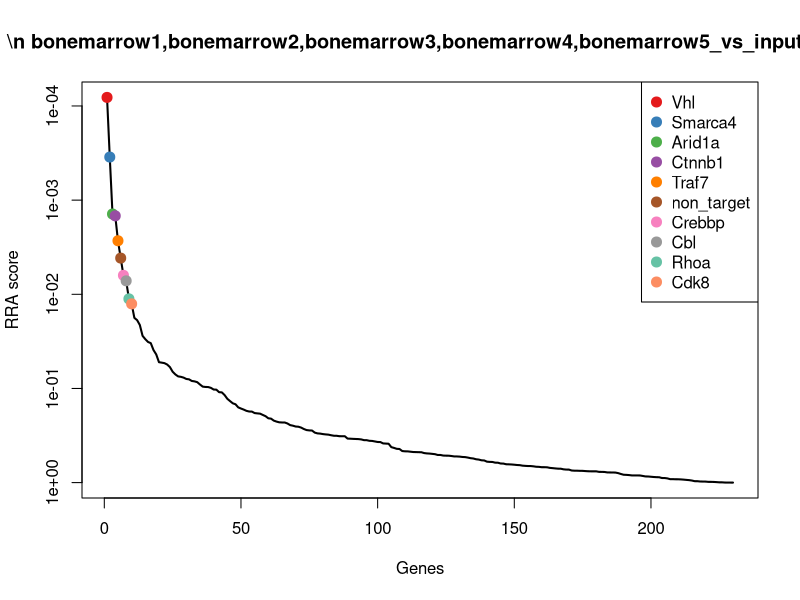
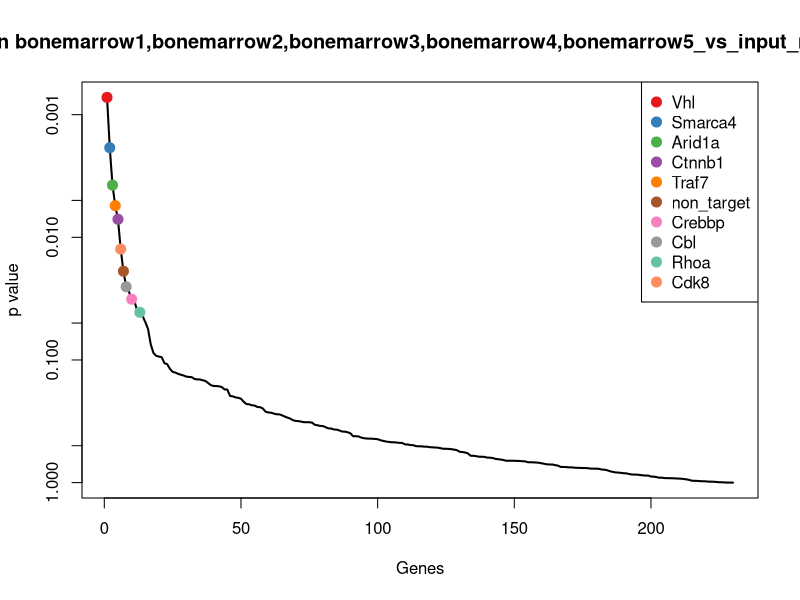
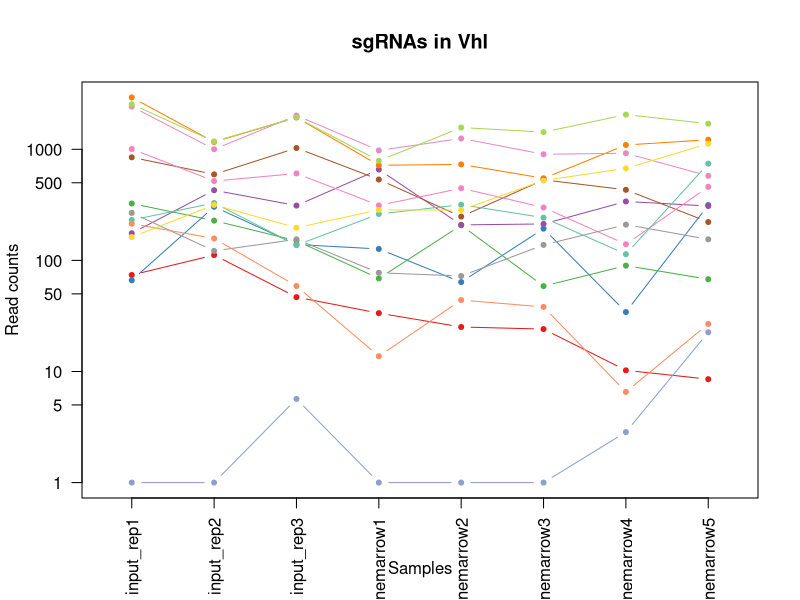
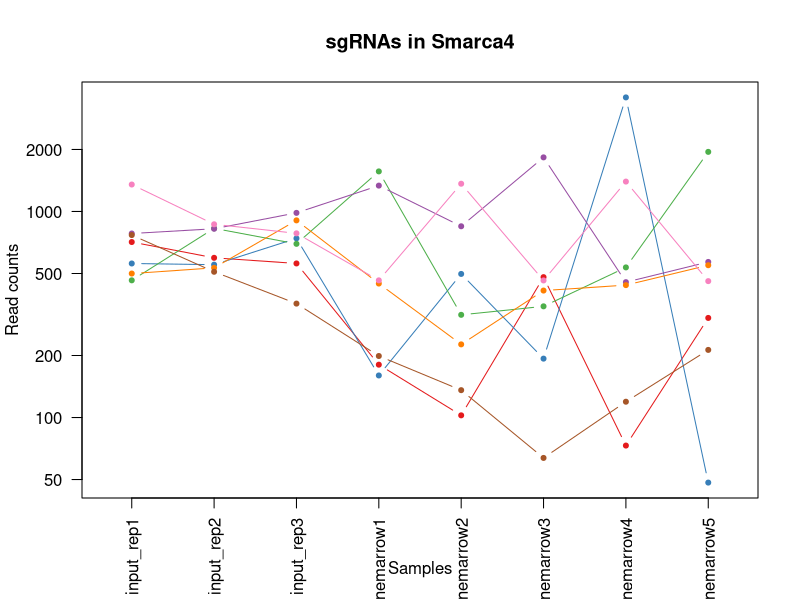
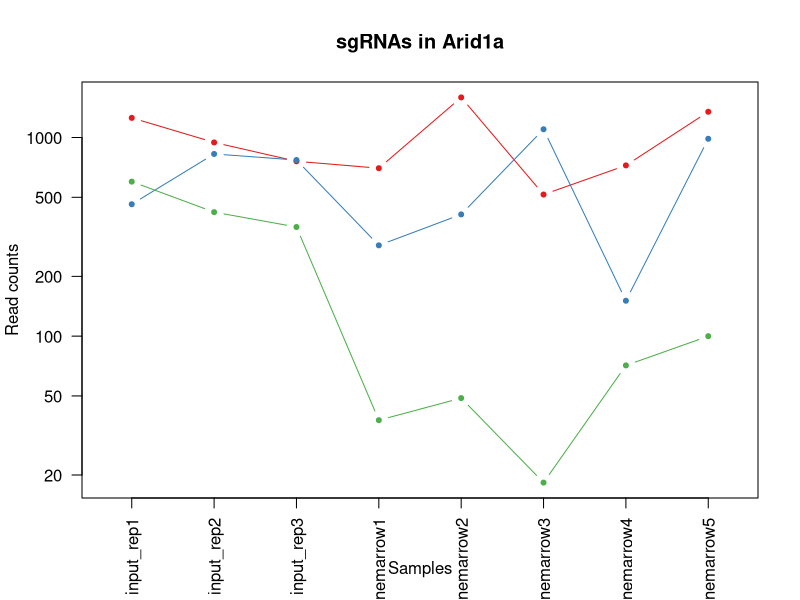
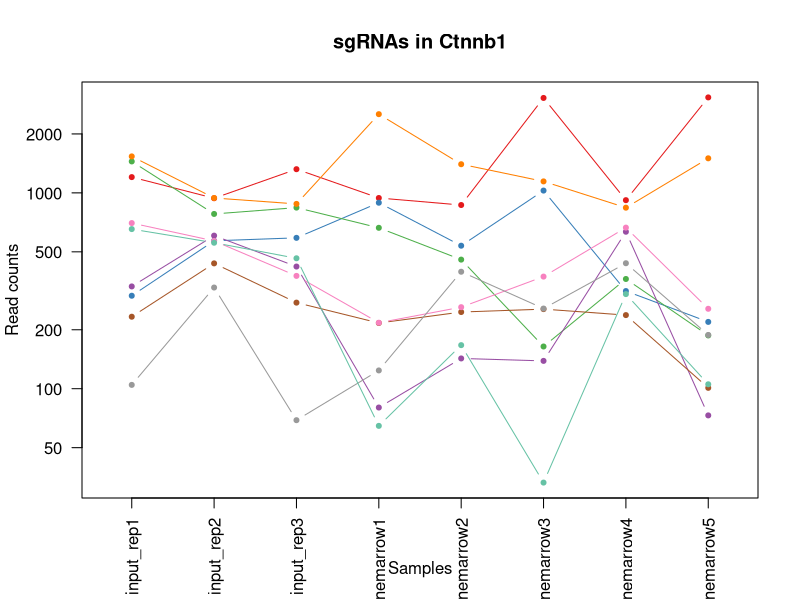
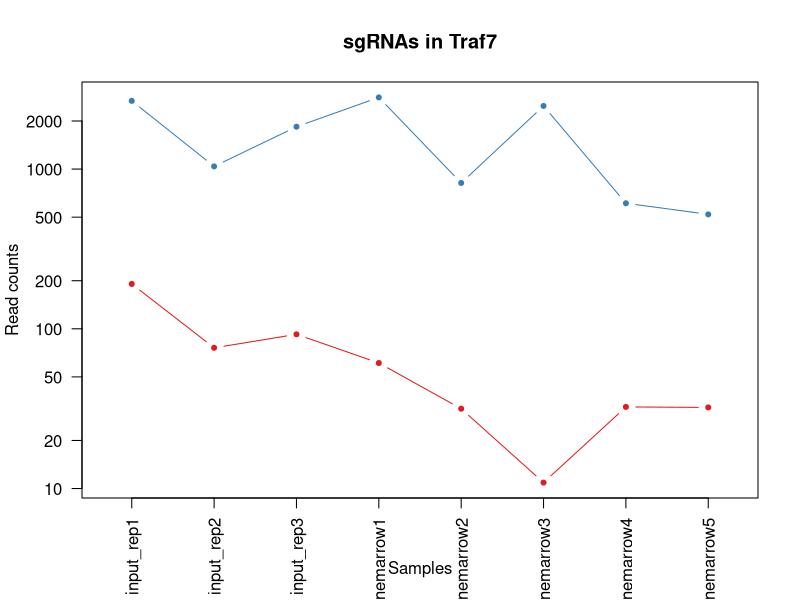
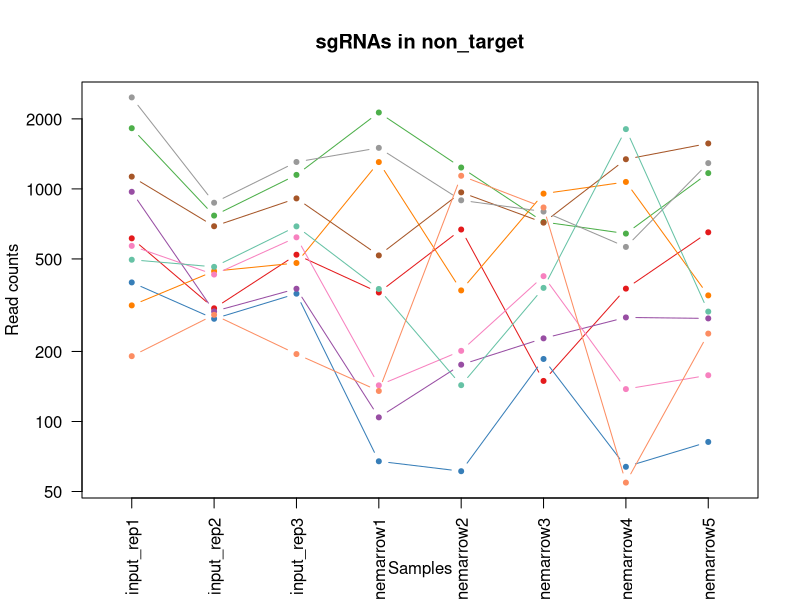

These charts were generated, in order, by the following R code: (Note: this script raises an error after producing the figures.)
pdf(file='ABE_bonemarrow_input.pdf',width=4.5,height=4.5);
gstable=read.table('ABE_bonemarrow_input.gene_summary.txt',header=T)
# 
#
# parameters
# Do not modify the variables beginning with "__"

# gstablename='__GENE_SUMMARY_FILE__'
startindex=3
# outputfile='__OUTPUT_FILE__'
targetgenelist=c("Vhl","Smarca4","Arid1a","Ctnnb1","Traf7","non_target","Crebbp","Cbl","Rhoa","Cdk8")
# samplelabel=sub('.\\w+.\\w+$','',colnames(gstable)[startindex]);
samplelabel='bonemarrow1,bonemarrow2,bonemarrow3,bonemarrow4,bonemarrow5_vs_input_rep1,input_rep2,input_rep3 neg.'


# You need to write some codes in front of this code:
# gstable=read.table(gstablename,header=T)
# pdf(file=outputfile,width=6,height=6)


# set up color using RColorBrewer
#library(RColorBrewer)
#colors <- brewer.pal(length(targetgenelist), "Set1")

colors=c( "#E41A1C", "#377EB8", "#4DAF4A", "#984EA3", "#FF7F00",  "#A65628", "#F781BF",
          "#999999", "#66C2A5", "#FC8D62", "#8DA0CB", "#E78AC3", "#A6D854", "#FFD92F", "#E5C494", "#B3B3B3", 
          "#8DD3C7", "#FFFFB3", "#BEBADA", "#FB8072", "#80B1D3", "#FDB462", "#B3DE69", "#FCCDE5",
          "#D9D9D9", "#BC80BD", "#CCEBC5", "#FFED6F")

######
# function definition

plotrankedvalues<-function(val, tglist, ...){
  
  plot(val,log='y',ylim=c(max(val),min(val)),type='l',lwd=2, ...)
  if(length(tglist)>0){
    for(i in 1:length(tglist)){
      targetgene=tglist[i];
      tx=which(names(val)==targetgene);ty=val[targetgene];
      points(tx,ty,col=colors[(i %% length(colors)) ],cex=2,pch=20)
      # text(tx+50,ty,targetgene,col=colors[i])
    }
    legend('topright',tglist,pch=20,pt.cex = 2,cex=1,col=colors)
  }
}



plotrandvalues<-function(val,targetgenelist, ...){
  # choose the one with the best distance distribution
  
  mindiffvalue=0;
  randval=val;
  for(i in 1:20){
    randval0=sample(val)
    vindex=sort(which(names(randval0) %in% targetgenelist))
    if(max(vindex)>0.9*length(val)){
      # print('pass...')
      next;
    }
    mindiffind=min(diff(vindex));
    if (mindiffind > mindiffvalue){
      mindiffvalue=mindiffind;
      randval=randval0;
      # print(paste('Diff: ',mindiffvalue))
    }
  }
  plot(randval,log='y',ylim=c(max(randval),min(randval)),pch=20,col='grey', ...)
  
  if(length(targetgenelist)>0){
    for(i in 1:length(targetgenelist)){
      targetgene=targetgenelist[i];
      tx=which(names(randval)==targetgene);ty=randval[targetgene];
      points(tx,ty,col=colors[(i %% length(colors)) ],cex=2,pch=20)
      text(tx+50,ty,targetgene,col=colors[i])
    }
  }
  
}




# set.seed(1235)



pvec=gstable[,startindex]
names(pvec)=gstable[,'id']
pvec=sort(pvec);

plotrankedvalues(pvec,targetgenelist,xlab='Genes',ylab='RRA score',main=paste('Distribution of RRA scores in \\n',samplelabel))

# plotrandvalues(pvec,targetgenelist,xlab='Genes',ylab='RRA score',main=paste('Distribution of RRA scores in \\n',samplelabel))


pvec=gstable[,startindex+1]
names(pvec)=gstable[,'id']
pvec=sort(pvec);

plotrankedvalues(pvec,targetgenelist,xlab='Genes',ylab='p value',main=paste('Distribution of p values in \\n',samplelabel))

# plotrandvalues(pvec,targetgenelist,xlab='Genes',ylab='p value',main=paste('Distribution of p values in \\n',samplelabel))



# you need to write after this code:
# dev.off()






# parameters
# Do not modify the variables beginning with "__"
targetmat=list(c(72.89964469917605,110.71803870242583,45.68815682276129,32.508090249581684,24.159436141375046,23.0864153639683,9.243339641027298,7.529417126415846),c(65.22599788873646,302.87331248349545,137.99688183201368,125.79217531359868,62.81453396757512,192.11195642159333,33.27602270769827,314.08425727334674),c(324.2115777410724,226.9262280843108,149.18581819677155,67.84297095564872,206.16052173973372,57.71603840992075,88.73606055386205,66.68912311968322),c(174.57546493750053,427.3167278845691,310.4929841220308,656.5220835187257,207.77115081582542,211.9003124478519,338.3062308615991,307.6304711649903),c(2931.333081587921,1162.9969189320927,1935.685991103111,717.298078333161,730.1518478282237,547.4778500598196,1092.5627455694266,1218.6899434613076),c(846.0195608509641,593.8512984948295,1026.5849114665343,533.5566986616124,246.9631250007227,530.1630385368434,430.73962727187205,220.50435870217837),c(1005.2477321675855,516.9891889824016,605.1349750606546,311.65364782751135,445.0705013599981,298.474370062733,138.65009461540947,458.21881369330725),c(266.65922666277555,120.78331494810091,153.84787501542067,76.32334232510482,71.40455570673069,136.8694625149549,208.8994758872169,153.81523558249515),c(230.20940431318752,327.57899054106156,136.13205910455406,260.7714196107748,316.2201752726645,241.5828464872397,112.76874362053303,742.1854024609905),c(212.94369898969845,156.46929436458527,57.80950455124898,12.720557054184136,42.950108695777864,37.10316754923476,5.546003784616378,25.815144433425758),c(0.0,0.0,4.662056818649111,0.0,0.0,0.0,1.8486679282054594,21.512620361188134),c(2424.872392098908,1000.1224487748052,2011.2113115652267,975.9494051015718,1251.4587921232276,901.1947140291911,920.6366282463188,575.4625946617825),c(2541.895505958112,1175.8072705174975,1934.7535797393812,787.9678397452951,1568.7527201132864,1427.2351783938973,2052.02140030806,1699.4970085338625),c(161.14658301923126,314.7686389556569,195.80638638326266,284.09244087677905,282.9338410334367,523.5669198614239,672.9151258667872,1122.9587828540205))
targetgene="Vhl"
collabel=c("input_rep1","input_rep2","input_rep3","bonemarrow1","bonemarrow2","bonemarrow3","bonemarrow4","bonemarrow5")

# set up color using RColorBrewer
#library(RColorBrewer)
#colors <- brewer.pal(length(targetgenelist), "Set1")

colors=c( "#E41A1C", "#377EB8", "#4DAF4A", "#984EA3", "#FF7F00",  "#A65628", "#F781BF",
          "#999999", "#66C2A5", "#FC8D62", "#8DA0CB", "#E78AC3", "#A6D854", "#FFD92F", "#E5C494", "#B3B3B3", 
          "#8DD3C7", "#FFFFB3", "#BEBADA", "#FB8072", "#80B1D3", "#FDB462", "#B3DE69", "#FCCDE5",
          "#D9D9D9", "#BC80BD", "#CCEBC5", "#FFED6F")


## code

targetmatvec=unlist(targetmat)+1
yrange=range(targetmatvec[targetmatvec>0]);
# yrange[1]=1; # set the minimum value to 1
for(i in 1:length(targetmat)){
  vali=targetmat[[i]]+1;
  if(i==1){
    plot(1:length(vali),vali,type='b',las=1,pch=20,main=paste('sgRNAs in',targetgene),ylab='Read counts',xlab='Samples',xlim=c(0.7,length(vali)+0.3),ylim = yrange,col=colors[(i %% length(colors))],xaxt='n',log='y')
    axis(1,at=1:length(vali),labels=(collabel),las=2)
    # lines(0:100,rep(1,101),col='black');
  }else{
    lines(1:length(vali),vali,type='b',pch=20,col=colors[(i %% length(colors))])
  }
}




# parameters
# Do not modify the variables beginning with "__"
targetmat=list(c(709.8123299656614,594.7663236080726,558.5144068741636,179.5011939868206,101.46963179377519,479.0431188023422,72.09804920001292,303.32794709275265),c(558.2578054594798,550.8451181723996,739.4022114377491,159.0069631773017,496.6106317949315,192.11195642159333,3577.172441077564,47.32776479461389),c(462.3372203289849,827.1827023718425,695.5788773424474,1563.9218200505275,314.0726698378756,345.47171562509703,534.2650312513778,1945.8165116694665),c(780.7935629622276,823.5226019188698,983.6939887349624,1334.2450954610918,846.6540176655211,1829.5984175944877,452.92364241033755,567.9331775353667),c(498.78704267857296,531.6295907942927,904.4390228179276,445.9261945105661,225.48807065283378,412.25741721371963,438.1342989846939,547.4961881922379),c(767.3646810439584,508.7539629632129,356.1811409447921,197.87533195397546,134.75596603300303,62.66312741648538,118.3147474051494,211.8993105577031),c(1350.5618386373667,865.6137571280565,782.2931341693209,462.18023963535694,1362.5921983735527,461.728307279366,1395.7442857951219,458.21881369330725))
targetgene="Smarca4"
collabel=c("input_rep1","input_rep2","input_rep3","bonemarrow1","bonemarrow2","bonemarrow3","bonemarrow4","bonemarrow5")

# set up color using RColorBrewer
#library(RColorBrewer)
#colors <- brewer.pal(length(targetgenelist), "Set1")

colors=c( "#E41A1C", "#377EB8", "#4DAF4A", "#984EA3", "#FF7F00",  "#A65628", "#F781BF",
          "#999999", "#66C2A5", "#FC8D62", "#8DA0CB", "#E78AC3", "#A6D854", "#FFD92F", "#E5C494", "#B3B3B3", 
          "#8DD3C7", "#FFFFB3", "#BEBADA", "#FB8072", "#80B1D3", "#FDB462", "#B3DE69", "#FCCDE5",
          "#D9D9D9", "#BC80BD", "#CCEBC5", "#FFED6F")


## code

targetmatvec=unlist(targetmat)+1
yrange=range(targetmatvec[targetmatvec>0]);
# yrange[1]=1; # set the minimum value to 1
for(i in 1:length(targetmat)){
  vali=targetmat[[i]]+1;
  if(i==1){
    plot(1:length(vali),vali,type='b',las=1,pch=20,main=paste('sgRNAs in',targetgene),ylab='Read counts',xlab='Samples',xlim=c(0.7,length(vali)+0.3),ylim = yrange,col=colors[(i %% length(colors))],xaxt='n',log='y')
    axis(1,at=1:length(vali),labels=(collabel),las=2)
    # lines(0:100,rep(1,101),col='black');
  }else{
    lines(1:length(vali),vali,type='b',pch=20,col=colors[(i %% length(colors))])
  }
}




# parameters
# Do not modify the variables beginning with "__"
targetmat=list(c(1254.6412535068719,943.3908917537275,758.0504387123455,699.6306379801275,1590.7646508198725,515.3217715171495,722.8291599283347,1346.690034610377),c(460.41880862637504,825.3526521453562,769.2393750771033,285.50583610502173,409.0997853272841,1099.0782742917766,149.74210218464222,984.2023815243571),c(598.5444512142875,419.9965269786236,353.38390685360264,36.748275934309724,47.78199592405287,17.314811522976225,70.24938127180747,98.95805366146541))
targetgene="Arid1a"
collabel=c("input_rep1","input_rep2","input_rep3","bonemarrow1","bonemarrow2","bonemarrow3","bonemarrow4","bonemarrow5")

# set up color using RColorBrewer
#library(RColorBrewer)
#colors <- brewer.pal(length(targetgenelist), "Set1")

colors=c( "#E41A1C", "#377EB8", "#4DAF4A", "#984EA3", "#FF7F00",  "#A65628", "#F781BF",
          "#999999", "#66C2A5", "#FC8D62", "#8DA0CB", "#E78AC3", "#A6D854", "#FFD92F", "#E5C494", "#B3B3B3", 
          "#8DD3C7", "#FFFFB3", "#BEBADA", "#FB8072", "#80B1D3", "#FDB462", "#B3DE69", "#FCCDE5",
          "#D9D9D9", "#BC80BD", "#CCEBC5", "#FFED6F")


## code

targetmatvec=unlist(targetmat)+1
yrange=range(targetmatvec[targetmatvec>0]);
# yrange[1]=1; # set the minimum value to 1
for(i in 1:length(targetmat)){
  vali=targetmat[[i]]+1;
  if(i==1){
    plot(1:length(vali),vali,type='b',las=1,pch=20,main=paste('sgRNAs in',targetgene),ylab='Read counts',xlab='Samples',xlim=c(0.7,length(vali)+0.3),ylim = yrange,col=colors[(i %% length(colors))],xaxt='n',log='y')
    axis(1,at=1:length(vali),labels=(collabel),las=2)
    # lines(0:100,rep(1,101),col='black');
  }else{
    lines(1:length(vali),vali,type='b',pch=20,col=colors[(i %% length(colors))])
  }
}




# parameters
# Do not modify the variables beginning with "__"
targetmat=list(c(1202.8441375364048,937.9007410742684,1320.2944910414283,940.6145243955048,865.9815665786211,3052.35391705038,916.9392923899079,3072.002187577665),c(297.35381390453387,568.2305953240202,588.3515705135178,889.7322961787683,536.3394823385261,1026.520968862162,314.2735477949281,218.35309666605954),c(1446.4824237678615,779.6013964831968,840.1026387205699,662.1756644316964,455.27115217524533,163.25393721663298,362.3389139282701,186.08416612427735),c(331.885224551512,603.9165747405045,419.58511367842,79.15013278159019,141.73535869606695,137.69397734938235,632.2444314462672,72.06727820998024),c(1534.7293620879168,940.645816413998,877.3990932697627,2522.2037847990655,1399.636667123661,1143.6020753508583,839.2952394052786,1500.5052701928723),c(232.1278160157974,435.5519539037578,274.12894093656774,215.542772307009,245.35249592463103,253.95056900365128,236.6294948102988,100.03368467952481),c(700.220271452612,567.315570210777,375.76177958311837,216.24946992113033,259.84815760945605,372.6807051612025,663.6717862257599,254.92455128007938),c(103.59423194093438,327.57899054106156,68.06602955227703,122.96538485711332,394.6041236424591,255.59959867250615,436.28563105648846,187.15979714233674),c(652.2599788873646,555.4202437386156,462.4760364099918,63.602785270920684,165.894794837442,32.15607854267013,303.18154022569536,104.33620875176244))
targetgene="Ctnnb1"
collabel=c("input_rep1","input_rep2","input_rep3","bonemarrow1","bonemarrow2","bonemarrow3","bonemarrow4","bonemarrow5")

# set up color using RColorBrewer
#library(RColorBrewer)
#colors <- brewer.pal(length(targetgenelist), "Set1")

colors=c( "#E41A1C", "#377EB8", "#4DAF4A", "#984EA3", "#FF7F00",  "#A65628", "#F781BF",
          "#999999", "#66C2A5", "#FC8D62", "#8DA0CB", "#E78AC3", "#A6D854", "#FFD92F", "#E5C494", "#B3B3B3", 
          "#8DD3C7", "#FFFFB3", "#BEBADA", "#FB8072", "#80B1D3", "#FDB462", "#B3DE69", "#FCCDE5",
          "#D9D9D9", "#BC80BD", "#CCEBC5", "#FFED6F")


## code

targetmatvec=unlist(targetmat)+1
yrange=range(targetmatvec[targetmatvec>0]);
# yrange[1]=1; # set the minimum value to 1
for(i in 1:length(targetmat)){
  vali=targetmat[[i]]+1;
  if(i==1){
    plot(1:length(vali),vali,type='b',las=1,pch=20,main=paste('sgRNAs in',targetgene),ylab='Read counts',xlab='Samples',xlim=c(0.7,length(vali)+0.3),ylim = yrange,col=colors[(i %% length(colors))],xaxt='n',log='y')
    axis(1,at=1:length(vali),labels=(collabel),las=2)
    # lines(0:100,rep(1,101),col='black');
  }else{
    lines(1:length(vali),vali,type='b',pch=20,col=colors[(i %% length(colors))])
  }
}




# parameters
# Do not modify the variables beginning with "__"
targetmat=list(c(189.92275855837968,75.03205928594147,91.37631364552259,60.069297200313976,30.601952445741727,9.89417801312927,31.42735477949281,31.193299523722793),c(2672.347501735585,1038.5535035310193,1840.5800320026692,2809.12301613233,817.662694295871,2483.438681295447,610.0604163078016,519.5297817226934))
targetgene="Traf7"
collabel=c("input_rep1","input_rep2","input_rep3","bonemarrow1","bonemarrow2","bonemarrow3","bonemarrow4","bonemarrow5")

# set up color using RColorBrewer
#library(RColorBrewer)
#colors <- brewer.pal(length(targetgenelist), "Set1")

colors=c( "#E41A1C", "#377EB8", "#4DAF4A", "#984EA3", "#FF7F00",  "#A65628", "#F781BF",
          "#999999", "#66C2A5", "#FC8D62", "#8DA0CB", "#E78AC3", "#A6D854", "#FFD92F", "#E5C494", "#B3B3B3", 
          "#8DD3C7", "#FFFFB3", "#BEBADA", "#FB8072", "#80B1D3", "#FDB462", "#B3DE69", "#FCCDE5",
          "#D9D9D9", "#BC80BD", "#CCEBC5", "#FFED6F")


## code

targetmatvec=unlist(targetmat)+1
yrange=range(targetmatvec[targetmatvec>0]);
# yrange[1]=1; # set the minimum value to 1
for(i in 1:length(targetmat)){
  vali=targetmat[[i]]+1;
  if(i==1){
    plot(1:length(vali),vali,type='b',las=1,pch=20,main=paste('sgRNAs in',targetgene),ylab='Read counts',xlab='Samples',xlim=c(0.7,length(vali)+0.3),ylim = yrange,col=colors[(i %% length(colors))],xaxt='n',log='y')
    axis(1,at=1:length(vali),labels=(collabel),las=2)
    # lines(0:100,rep(1,101),col='black');
  }else{
    lines(1:length(vali),vali,type='b',pch=20,col=colors[(i %% length(colors))])
  }
}




# parameters
# Do not modify the variables beginning with "__"
targetmat=list(c(611.9733331325568,305.618387823225,520.2855409612408,357.5889927453985,667.8741902193458,148.41267019693905,371.58225356929734,649.6811349078816),c(395.1928107376386,275.4225590861998,353.38390685360264,66.42957572740605,60.130152174089005,184.6913229117464,62.85470955898562,80.67232635445549),c(1822.491117479401,766.7910448977922,1147.7983887514113,2129.2799113476003,1234.8156250036136,719.8014504551544,641.4877710872944,1168.1352856125156),c(970.7163215206074,296.46813669079313,371.0997227644693,103.17785166171578,174.48481657659755,226.7415794675458,279.1488571590244,276.4371716412675),c(314.6195192280229,441.95712969646013,479.2594409571286,1303.1504004397527,365.07592391411185,953.1391485981197,1070.378730430961,347.42881883318836),c(1128.0260811346188,689.9289353853643,909.1010796365767,516.5959559227002,965.3036929376075,714.8543614485898,1340.2842479489582,1567.1943933125556),c(567.8498639725292,427.3167278845691,618.1887341528721,142.04622043838953,200.2548817940643,420.502565557994,136.80142668720399,157.04212863667337),c(2472.8326846641557,871.1039078075156,1304.4434978580214,1500.3190347796067,892.2885081547851,798.1303597257612,561.9950501744597,1289.6815906532286),c(494.9502192733531,461.1726570745671,689.0519977963387,370.3095497995826,142.27223505476417,374.3297348300574,1806.148565856734,295.79852996633684),c(189.92275855837968,286.40286044511805,193.94156365580304,134.27254668305477,1137.6410040794162,831.1109531028587,53.61136991795832,237.71445499112886))
targetgene="non_target"
collabel=c("input_rep1","input_rep2","input_rep3","bonemarrow1","bonemarrow2","bonemarrow3","bonemarrow4","bonemarrow5")

# set up color using RColorBrewer
#library(RColorBrewer)
#colors <- brewer.pal(length(targetgenelist), "Set1")

colors=c( "#E41A1C", "#377EB8", "#4DAF4A", "#984EA3", "#FF7F00",  "#A65628", "#F781BF",
          "#999999", "#66C2A5", "#FC8D62", "#8DA0CB", "#E78AC3", "#A6D854", "#FFD92F", "#E5C494", "#B3B3B3", 
          "#8DD3C7", "#FFFFB3", "#BEBADA", "#FB8072", "#80B1D3", "#FDB462", "#B3DE69", "#FCCDE5",
          "#D9D9D9", "#BC80BD", "#CCEBC5", "#FFED6F")


## code

targetmatvec=unlist(targetmat)+1
yrange=range(targetmatvec[targetmatvec>0]);
# yrange[1]=1; # set the minimum value to 1
for(i in 1:length(targetmat)){
  vali=targetmat[[i]]+1;
  if(i==1){
    plot(1:length(vali),vali,type='b',las=1,pch=20,main=paste('sgRNAs in',targetgene),ylab='Read counts',xlab='Samples',xlim=c(0.7,length(vali)+0.3),ylim = yrange,col=colors[(i %% length(colors))],xaxt='n',log='y')
    axis(1,at=1:length(vali),labels=(collabel),las=2)
    # lines(0:100,rep(1,101),col='black');
  }else{
    lines(1:length(vali),vali,type='b',pch=20,col=colors[(i %% length(colors))])
  }
}




# parameters
# Do not modify the variables beginning with "__"
targetmat=list(c(435.4794564924464,392.5457735813279,309.56057275830096,178.08779875857792,119.7234279894808,48.64637523121891,175.62345317951863,145.2101874380199),c(1014.8397906806349,1201.4279736883068,1050.8276069235096,344.86843569121436,587.3427364147623,354.54137880379886,578.6330615283088,515.2272576504557),c(1030.187084301514,673.4584833469869,693.7140546149877,202.82221525282483,107.37527173944466,127.79979933625307,227.38615516927152,134.45387725742583),c(385.6007522245891,311.10853850268415,344.99220458003424,1047.3258641278271,425.20607608820086,4524.1128965033595,6755.032609662749,1762.9592385993674),c(170.73864153228072,363.26496995754593,465.2732705011813,212.00928423640227,154.6203913048003,94.81920595915551,214.44547967183328,254.92455128007938),c(49.878704267857294,424.57165254483954,438.23334095301647,319.4273215828461,184.1485910331476,291.87825138731347,120.16341533335486,328.06746050811904),c(94.0021734278849,600.2564742875318,717.9567500719631,1205.6261296910077,269.51193206600607,641.4725411845477,717.2831561437183,443.1599794404755),c(1780.2860600219833,1218.8134508399273,1097.4481751100009,558.9978127699807,1183.2754945686802,873.1612096586581,1981.7720190362525,953.0090820006343),c(778.8751512596177,817.1174261261675,933.343775093552,449.45968258117284,276.49132472907,664.558956548516,210.74814381542237,324.8405674539408),c(1262.3149003173114,707.3144125369848,869.9398023599242,473.4874014612984,957.250547557149,812.9716267454551,896.6039451796478,594.8239529868519),c(1519.3820684670375,855.5484808823815,1034.0442023763728,497.515120341424,1079.1214809814187,682.6982829059197,743.1645071385947,573.3113326256638),c(1147.2101981607177,1077.8995834004763,1331.4834274061861,997.150333525212,3796.789608706763,1471.758979452979,1356.9222593028073,960.5384991270502),c(2263.725809079677,1068.7493322680443,1600.9503115241048,1027.5383309324297,772.028203806607,751.9575289978246,1055.5893870053173,373.2439632666141),c(1433.0535418495922,948.8810424331866,986.4912228261519,1134.9563682788735,1996.6431779949733,401.5387243661629,449.22630655392663,1016.4713120661393),c(573.6050990803589,694.5040609515802,615.3915000616827,523.6629320639136,723.1724551651597,221.79449046098114,399.31227249237924,305.4792091288715),c(500.70545438118285,523.3943647751039,378.55901367430783,375.9631307125534,658.7472921214929,1039.7132062130008,310.5762119385172,618.4878353841589),c(356.82457668544066,632.2823532510433,602.3377409694651,983.0163812427852,407.48915625119247,274.5634398643373,327.21422329236634,305.4792091288715))
targetgene="Crebbp"
collabel=c("input_rep1","input_rep2","input_rep3","bonemarrow1","bonemarrow2","bonemarrow3","bonemarrow4","bonemarrow5")

# set up color using RColorBrewer
#library(RColorBrewer)
#colors <- brewer.pal(length(targetgenelist), "Set1")

colors=c( "#E41A1C", "#377EB8", "#4DAF4A", "#984EA3", "#FF7F00",  "#A65628", "#F781BF",
          "#999999", "#66C2A5", "#FC8D62", "#8DA0CB", "#E78AC3", "#A6D854", "#FFD92F", "#E5C494", "#B3B3B3", 
          "#8DD3C7", "#FFFFB3", "#BEBADA", "#FB8072", "#80B1D3", "#FDB462", "#B3DE69", "#FCCDE5",
          "#D9D9D9", "#BC80BD", "#CCEBC5", "#FFED6F")


## code

targetmatvec=unlist(targetmat)+1
yrange=range(targetmatvec[targetmatvec>0]);
# yrange[1]=1; # set the minimum value to 1
for(i in 1:length(targetmat)){
  vali=targetmat[[i]]+1;
  if(i==1){
    plot(1:length(vali),vali,type='b',las=1,pch=20,main=paste('sgRNAs in',targetgene),ylab='Read counts',xlab='Samples',xlim=c(0.7,length(vali)+0.3),ylim = yrange,col=colors[(i %% length(colors))],xaxt='n',log='y')
    axis(1,at=1:length(vali),labels=(collabel),las=2)
    # lines(0:100,rep(1,101),col='black');
  }else{
    lines(1:length(vali),vali,type='b',pch=20,col=colors[(i %% length(colors))])
  }
}




# parameters
# Do not modify the variables beginning with "__"
targetmat=list(c(590.870804403848,588.3611478153704,656.4176000657949,303.1732764580552,159.45227853307532,552.4249390663842,197.80746831798416,157.04212863667337),c(1028.2686725989042,703.6543120840121,807.4682409900261,723.6583568602531,1106.5021752749772,1927.7156828913528,1160.9634589130285,360.33639104990124),c(1131.8629045398386,887.574359845893,1213.9995955762286,1091.8478138174717,549.2245149472594,542.530761053255,617.4550880206234,235.56319295501007),c(255.14875644711614,376.99034665619376,88.57907955433312,71.37645902625543,161.06290760916698,258.89765801021593,99.82806812309481,122.62193605877236),c(567.8498639725292,218.6910020651221,189.27950683715392,207.76909855167423,252.86876494639216,79.15342410503416,199.65613624618962,402.2860007542181),c(552.50257035165,601.171499400775,871.8046250873838,432.49893984226065,410.1735380446786,531.8120682056983,595.2710728821579,841.143456122456))
targetgene="Cbl"
collabel=c("input_rep1","input_rep2","input_rep3","bonemarrow1","bonemarrow2","bonemarrow3","bonemarrow4","bonemarrow5")

# set up color using RColorBrewer
#library(RColorBrewer)
#colors <- brewer.pal(length(targetgenelist), "Set1")

colors=c( "#E41A1C", "#377EB8", "#4DAF4A", "#984EA3", "#FF7F00",  "#A65628", "#F781BF",
          "#999999", "#66C2A5", "#FC8D62", "#8DA0CB", "#E78AC3", "#A6D854", "#FFD92F", "#E5C494", "#B3B3B3", 
          "#8DD3C7", "#FFFFB3", "#BEBADA", "#FB8072", "#80B1D3", "#FDB462", "#B3DE69", "#FCCDE5",
          "#D9D9D9", "#BC80BD", "#CCEBC5", "#FFED6F")


## code

targetmatvec=unlist(targetmat)+1
yrange=range(targetmatvec[targetmatvec>0]);
# yrange[1]=1; # set the minimum value to 1
for(i in 1:length(targetmat)){
  vali=targetmat[[i]]+1;
  if(i==1){
    plot(1:length(vali),vali,type='b',las=1,pch=20,main=paste('sgRNAs in',targetgene),ylab='Read counts',xlab='Samples',xlim=c(0.7,length(vali)+0.3),ylim = yrange,col=colors[(i %% length(colors))],xaxt='n',log='y')
    axis(1,at=1:length(vali),labels=(collabel),las=2)
    # lines(0:100,rep(1,101),col='black');
  }else{
    lines(1:length(vali),vali,type='b',pch=20,col=colors[(i %% length(colors))])
  }
}




# parameters
# Do not modify the variables beginning with "__"
targetmat=list(c(512.2159245968422,710.0594878767145,594.8784500596266,1158.2773895448777,419.8373125012286,335.5775376119678,279.1488571590244,187.15979714233674),c(1216.273019454674,860.1236064485973,1779.9732933602306,192.92844865512606,180.92733288096426,266.31829152006287,162.68277768208043,651.8323969440004),c(564.0130405673094,353.19969371187085,253.61589093451164,294.69290508859916,561.0357948385983,901.1947140291911,221.84015138465514,1983.4635973015459),c(136.2072308853026,372.4152210899778,211.65737956666965,509.5289797814868,153.54663858740585,344.6472007906696,194.11013246157324,320.5380433817032),c(310.78269582280313,520.6492894353744,324.47915457797814,303.8799740721766,830.0108505459071,244.88090582494945,277.30018923081894,364.6389151221388),c(936.1849108736292,850.9733553161655,740.3346228014789,641.6814336221776,469.7668138600704,625.8067593304264,576.7843936001034,405.5128938083963),c(1105.0051407033,807.0521498804924,1023.7876773753449,1640.9518599897535,535.8026059798289,1082.5879776032277,574.9357256718979,1056.2696597343372),c(821.0802087170355,1070.5793824945308,1487.1961251490666,1180.1850155826394,1289.5770135907303,753.6065586666795,1009.3726888001809,2299.6991166110115))
targetgene="Rhoa"
collabel=c("input_rep1","input_rep2","input_rep3","bonemarrow1","bonemarrow2","bonemarrow3","bonemarrow4","bonemarrow5")

# set up color using RColorBrewer
#library(RColorBrewer)
#colors <- brewer.pal(length(targetgenelist), "Set1")

colors=c( "#E41A1C", "#377EB8", "#4DAF4A", "#984EA3", "#FF7F00",  "#A65628", "#F781BF",
          "#999999", "#66C2A5", "#FC8D62", "#8DA0CB", "#E78AC3", "#A6D854", "#FFD92F", "#E5C494", "#B3B3B3", 
          "#8DD3C7", "#FFFFB3", "#BEBADA", "#FB8072", "#80B1D3", "#FDB462", "#B3DE69", "#FCCDE5",
          "#D9D9D9", "#BC80BD", "#CCEBC5", "#FFED6F")


## code

targetmatvec=unlist(targetmat)+1
yrange=range(targetmatvec[targetmatvec>0]);
# yrange[1]=1; # set the minimum value to 1
for(i in 1:length(targetmat)){
  vali=targetmat[[i]]+1;
  if(i==1){
    plot(1:length(vali),vali,type='b',las=1,pch=20,main=paste('sgRNAs in',targetgene),ylab='Read counts',xlab='Samples',xlim=c(0.7,length(vali)+0.3),ylim = yrange,col=colors[(i %% length(colors))],xaxt='n',log='y')
    axis(1,at=1:length(vali),labels=(collabel),las=2)
    # lines(0:100,rep(1,101),col='black');
  }else{
    lines(1:length(vali),vali,type='b',pch=20,col=colors[(i %% length(colors))])
  }
}




# parameters
# Do not modify the variables beginning with "__"
targetmat=list(c(38.36823405219792,300.1282371437659,201.4008545656416,243.81067687186263,71.94143206542792,60.18958291320306,33.27602270769827,22.588251379247538))
targetgene="Cdk8"
collabel=c("input_rep1","input_rep2","input_rep3","bonemarrow1","bonemarrow2","bonemarrow3","bonemarrow4","bonemarrow5")

# set up color using RColorBrewer
#library(RColorBrewer)
#colors <- brewer.pal(length(targetgenelist), "Set1")

colors=c( "#E41A1C", "#377EB8", "#4DAF4A", "#984EA3", "#FF7F00",  "#A65628", "#F781BF",
          "#999999", "#66C2A5", "#FC8D62", "#8DA0CB", "#E78AC3", "#A6D854", "#FFD92F", "#E5C494", "#B3B3B3", 
          "#8DD3C7", "#FFFFB3", "#BEBADA", "#FB8072", "#80B1D3", "#FDB462", "#B3DE69", "#FCCDE5",
          "#D9D9D9", "#BC80BD", "#CCEBC5", "#FFED6F")


## code

targetmatvec=unlist(targetmat)+1
yrange=range(targetmatvec[targetmatvec>0]);
# yrange[1]=1; # set the minimum value to 1
for(i in 1:length(targetmat)){
  vali=targetmat[[i]]+1;
  if(i==1){
    plot(1:length(vali),vali,type='b',las=1,pch=20,main=paste('sgRNAs in',targetgene),ylab='Read counts',xlab='Samples',xlim=c(0.7,length(vali)+0.3),ylim = yrange,col=colors[(i %% length(colors))],xaxt='n',log='y')
    axis(1,at=1:length(vali),labels=(collabel),las=2)
    # lines(0:100,rep(1,101),col='black');
  }else{
    lines(1:length(vali),vali,type='b',pch=20,col=colors[(i %% length(colors))])
  }
}



# 
#
# parameters
# Do not modify the variables beginning with "__"

# gstablename='__GENE_SUMMARY_FILE__'
startindex=9
# outputfile='__OUTPUT_FILE__'
targetgenelist=c("Myd88","Keap1","Syk","Rbm10","Arid5b","Ep300","Smo","Erbb3","Ret","Lck")
# samplelabel=sub('.\\w+.\\w+$','',colnames(gstable)[startindex]);
samplelabel='bonemarrow1,bonemarrow2,bonemarrow3,bonemarrow4,bonemarrow5_vs_input_rep1,input_rep2,input_rep3 pos.'


# You need to write some codes in front of this code:
# gstable=read.table(gstablename,header=T)
# pdf(file=outputfile,width=6,height=6)


# set up color using RColorBrewer
#library(RColorBrewer)
#colors <- brewer.pal(length(targetgenelist), "Set1")

colors=c( "#E41A1C", "#377EB8", "#4DAF4A", "#984EA3", "#FF7F00",  "#A65628", "#F781BF",
          "#999999", "#66C2A5", "#FC8D62", "#8DA0CB", "#E78AC3", "#A6D854", "#FFD92F", "#E5C494", "#B3B3B3", 
          "#8DD3C7", "#FFFFB3", "#BEBADA", "#FB8072", "#80B1D3", "#FDB462", "#B3DE69", "#FCCDE5",
          "#D9D9D9", "#BC80BD", "#CCEBC5", "#FFED6F")

######
# function definition

plotrankedvalues<-function(val, tglist, ...){
  
  plot(val,log='y',ylim=c(max(val),min(val)),type='l',lwd=2, ...)
  if(length(tglist)>0){
    for(i in 1:length(tglist)){
      targetgene=tglist[i];
      tx=which(names(val)==targetgene);ty=val[targetgene];
      points(tx,ty,col=colors[(i %% length(colors)) ],cex=2,pch=20)
      # text(tx+50,ty,targetgene,col=colors[i])
    }
    legend('topright',tglist,pch=20,pt.cex = 2,cex=1,col=colors)
  }
}



plotrandvalues<-function(val,targetgenelist, ...){
  # choose the one with the best distance distribution
  
  mindiffvalue=0;
  randval=val;
  for(i in 1:20){
    randval0=sample(val)
    vindex=sort(which(names(randval0) %in% targetgenelist))
    if(max(vindex)>0.9*length(val)){
      # print('pass...')
      next;
    }
    mindiffind=min(diff(vindex));
    if (mindiffind > mindiffvalue){
      mindiffvalue=mindiffind;
      randval=randval0;
      # print(paste('Diff: ',mindiffvalue))
    }
  }
  plot(randval,log='y',ylim=c(max(randval),min(randval)),pch=20,col='grey', ...)
  
  if(length(targetgenelist)>0){
    for(i in 1:length(targetgenelist)){
      targetgene=targetgenelist[i];
      tx=which(names(randval)==targetgene);ty=randval[targetgene];
      points(tx,ty,col=colors[(i %% length(colors)) ],cex=2,pch=20)
      text(tx+50,ty,targetgene,col=colors[i])
    }
  }
  
}




# set.seed(1235)



pvec=gstable[,startindex]
names(pvec)=gstable[,'id']
pvec=sort(pvec);

plotrankedvalues(pvec,targetgenelist,xlab='Genes',ylab='RRA score',main=paste('Distribution of RRA scores in \\n',samplelabel))

# plotrandvalues(pvec,targetgenelist,xlab='Genes',ylab='RRA score',main=paste('Distribution of RRA scores in \\n',samplelabel))


pvec=gstable[,startindex+1]
names(pvec)=gstable[,'id']
pvec=sort(pvec);

plotrankedvalues(pvec,targetgenelist,xlab='Genes',ylab='p value',main=paste('Distribution of p values in \\n',samplelabel))

# plotrandvalues(pvec,targetgenelist,xlab='Genes',ylab='p value',main=paste('Distribution of p values in \\n',samplelabel))



# you need to write after this code:
# dev.off()






# parameters
# Do not modify the variables beginning with "__"
targetmat=list(c(1346.725015232147,786.9215973891422,841.0350500842997,1575.2289818764689,424.6691997295036,803.0774487323258,789.3812053437312,328.06746050811904),c(274.3328734732151,684.4387847059052,604.2025636969248,2375.917378675948,933.6279877744713,5348.627730930798,1508.513029415655,1809.2113723759219),c(222.5357575027479,286.40286044511805,96.03837046417169,5327.086615246668,1439.3655176672555,480.6921484711971,1111.049424851481,1146.6226652513276),c(176.49387664011041,400.7809996005166,212.58979093039946,631.0809694103574,943.8286385897185,412.25741721371963,273.60285337440797,731.4290922803965),c(97.83899683310469,335.81421656025026,131.47000228590494,6274.768115783386,2258.6388410392183,405.6612985383001,195.9588003897787,338.82377068871307),c(291.5985787967042,399.86597448727343,214.4546136578591,1927.871091323018,502.516271740601,6258.892108138692,811.5652204821967,1775.8668108160803))
targetgene="Myd88"
collabel=c("input_rep1","input_rep2","input_rep3","bonemarrow1","bonemarrow2","bonemarrow3","bonemarrow4","bonemarrow5")

# set up color using RColorBrewer
#library(RColorBrewer)
#colors <- brewer.pal(length(targetgenelist), "Set1")

colors=c( "#E41A1C", "#377EB8", "#4DAF4A", "#984EA3", "#FF7F00",  "#A65628", "#F781BF",
          "#999999", "#66C2A5", "#FC8D62", "#8DA0CB", "#E78AC3", "#A6D854", "#FFD92F", "#E5C494", "#B3B3B3", 
          "#8DD3C7", "#FFFFB3", "#BEBADA", "#FB8072", "#80B1D3", "#FDB462", "#B3DE69", "#FCCDE5",
          "#D9D9D9", "#BC80BD", "#CCEBC5", "#FFED6F")


## code

targetmatvec=unlist(targetmat)+1
yrange=range(targetmatvec[targetmatvec>0]);
# yrange[1]=1; # set the minimum value to 1
for(i in 1:length(targetmat)){
  vali=targetmat[[i]]+1;
  if(i==1){
    plot(1:length(vali),vali,type='b',las=1,pch=20,main=paste('sgRNAs in',targetgene),ylab='Read counts',xlab='Samples',xlim=c(0.7,length(vali)+0.3),ylim = yrange,col=colors[(i %% length(colors))],xaxt='n',log='y')
    axis(1,at=1:length(vali),labels=(collabel),las=2)
    # lines(0:100,rep(1,101),col='black');
  }else{
    lines(1:length(vali),vali,type='b',pch=20,col=colors[(i %% length(colors))])
  }
}




# parameters
# Do not modify the variables beginning with "__"
targetmat=list(c(1275.7437822355807,644.1776797232048,696.5112887061772,166.78063693263647,309.2407826096006,734.6427174748484,317.970883651339,762.6223918041193),c(1747.673061077615,720.1247641223895,1054.557252378429,1083.3674424480157,562.1095475559928,916.035981048885,981.6426698770989,1182.1184888472878),c(224.45416920535783,264.4422577272815,150.1182295605014,885.4921104940402,1278.3026100580887,2055.515482227606,1343.981583805369,845.4459801946937),c(105.51264364354428,279.9976846524157,100.7004272828208,518.0093511509428,460.10303940352037,791.5342410503416,571.2383898154869,1445.6480882718424),c(128.53358407486303,315.6836640689001,256.4131250257011,330.0277857946662,414.46854891425636,865.7405761488112,116.46607947694395,240.94134804530708),c(166.90181812706095,404.4411000534894,176.2257477449364,909.5198293741657,1368.4978383192222,1951.6266130897486,1776.5698790054466,1471.4632327052682))
targetgene="Keap1"
collabel=c("input_rep1","input_rep2","input_rep3","bonemarrow1","bonemarrow2","bonemarrow3","bonemarrow4","bonemarrow5")

# set up color using RColorBrewer
#library(RColorBrewer)
#colors <- brewer.pal(length(targetgenelist), "Set1")

colors=c( "#E41A1C", "#377EB8", "#4DAF4A", "#984EA3", "#FF7F00",  "#A65628", "#F781BF",
          "#999999", "#66C2A5", "#FC8D62", "#8DA0CB", "#E78AC3", "#A6D854", "#FFD92F", "#E5C494", "#B3B3B3", 
          "#8DD3C7", "#FFFFB3", "#BEBADA", "#FB8072", "#80B1D3", "#FDB462", "#B3DE69", "#FCCDE5",
          "#D9D9D9", "#BC80BD", "#CCEBC5", "#FFED6F")


## code

targetmatvec=unlist(targetmat)+1
yrange=range(targetmatvec[targetmatvec>0]);
# yrange[1]=1; # set the minimum value to 1
for(i in 1:length(targetmat)){
  vali=targetmat[[i]]+1;
  if(i==1){
    plot(1:length(vali),vali,type='b',las=1,pch=20,main=paste('sgRNAs in',targetgene),ylab='Read counts',xlab='Samples',xlim=c(0.7,length(vali)+0.3),ylim = yrange,col=colors[(i %% length(colors))],xaxt='n',log='y')
    axis(1,at=1:length(vali),labels=(collabel),las=2)
    # lines(0:100,rep(1,101),col='black');
  }else{
    lines(1:length(vali),vali,type='b',pch=20,col=colors[(i %% length(colors))])
  }
}




# parameters
# Do not modify the variables beginning with "__"
targetmat=list(c(132.3704074800828,81.4372350786438,96.97078182790152,837.436672733789,770.9544510892126,3252.711021816248,4177.989517744339,2600.875801667645))
targetgene="Syk"
collabel=c("input_rep1","input_rep2","input_rep3","bonemarrow1","bonemarrow2","bonemarrow3","bonemarrow4","bonemarrow5")

# set up color using RColorBrewer
#library(RColorBrewer)
#colors <- brewer.pal(length(targetgenelist), "Set1")

colors=c( "#E41A1C", "#377EB8", "#4DAF4A", "#984EA3", "#FF7F00",  "#A65628", "#F781BF",
          "#999999", "#66C2A5", "#FC8D62", "#8DA0CB", "#E78AC3", "#A6D854", "#FFD92F", "#E5C494", "#B3B3B3", 
          "#8DD3C7", "#FFFFB3", "#BEBADA", "#FB8072", "#80B1D3", "#FDB462", "#B3DE69", "#FCCDE5",
          "#D9D9D9", "#BC80BD", "#CCEBC5", "#FFED6F")


## code

targetmatvec=unlist(targetmat)+1
yrange=range(targetmatvec[targetmatvec>0]);
# yrange[1]=1; # set the minimum value to 1
for(i in 1:length(targetmat)){
  vali=targetmat[[i]]+1;
  if(i==1){
    plot(1:length(vali),vali,type='b',las=1,pch=20,main=paste('sgRNAs in',targetgene),ylab='Read counts',xlab='Samples',xlim=c(0.7,length(vali)+0.3),ylim = yrange,col=colors[(i %% length(colors))],xaxt='n',log='y')
    axis(1,at=1:length(vali),labels=(collabel),las=2)
    # lines(0:100,rep(1,101),col='black');
  }else{
    lines(1:length(vali),vali,type='b',pch=20,col=colors[(i %% length(colors))])
  }
}




# parameters
# Do not modify the variables beginning with "__"
targetmat=list(c(191.8411702609896,327.57899054106156,128.67276819471547,707.4043117354622,681.2960991867764,767.6233108519459,635.941767302678,498.01716136150526),c(184.16752345055,615.811901212666,331.0060341240869,583.0255316501062,768.8069456544238,1082.5879776032277,504.68634440009043,545.3449261561192),c(164.98340642445106,261.69718238755195,165.96922274390835,518.0093511509428,346.28525135970904,226.7415794675458,369.7335856410919,81.7479573725149),c(88.24693832005521,299.2132120305227,76.45773182584543,231.09011981767847,184.6854673918448,195.4100157593031,305.0302081539008,427.0255141695844))
targetgene="Rbm10"
collabel=c("input_rep1","input_rep2","input_rep3","bonemarrow1","bonemarrow2","bonemarrow3","bonemarrow4","bonemarrow5")

# set up color using RColorBrewer
#library(RColorBrewer)
#colors <- brewer.pal(length(targetgenelist), "Set1")

colors=c( "#E41A1C", "#377EB8", "#4DAF4A", "#984EA3", "#FF7F00",  "#A65628", "#F781BF",
          "#999999", "#66C2A5", "#FC8D62", "#8DA0CB", "#E78AC3", "#A6D854", "#FFD92F", "#E5C494", "#B3B3B3", 
          "#8DD3C7", "#FFFFB3", "#BEBADA", "#FB8072", "#80B1D3", "#FDB462", "#B3DE69", "#FCCDE5",
          "#D9D9D9", "#BC80BD", "#CCEBC5", "#FFED6F")


## code

targetmatvec=unlist(targetmat)+1
yrange=range(targetmatvec[targetmatvec>0]);
# yrange[1]=1; # set the minimum value to 1
for(i in 1:length(targetmat)){
  vali=targetmat[[i]]+1;
  if(i==1){
    plot(1:length(vali),vali,type='b',las=1,pch=20,main=paste('sgRNAs in',targetgene),ylab='Read counts',xlab='Samples',xlim=c(0.7,length(vali)+0.3),ylim = yrange,col=colors[(i %% length(colors))],xaxt='n',log='y')
    axis(1,at=1:length(vali),labels=(collabel),las=2)
    # lines(0:100,rep(1,101),col='black');
  }else{
    lines(1:length(vali),vali,type='b',pch=20,col=colors[(i %% length(colors))])
  }
}




# parameters
# Do not modify the variables beginning with "__"
targetmat=list(c(24.939352133928647,74.11703417269828,60.606738642438444,204.94230809518888,715.1193097847014,198.70807509701285,885.5119376104151,517.3785196865746),c(195.67799366620937,307.4484380497114,142.6589386506628,459.3534491788716,1000.7375326116241,1346.4327246200082,946.5179792411952,1339.1606174839612),c(95.9205851304948,199.47547468701512,167.834045471368,345.5751333053357,231.93058695720046,164.0784520510604,414.1016159180229,381.84901141108935))
targetgene="Arid5b"
collabel=c("input_rep1","input_rep2","input_rep3","bonemarrow1","bonemarrow2","bonemarrow3","bonemarrow4","bonemarrow5")

# set up color using RColorBrewer
#library(RColorBrewer)
#colors <- brewer.pal(length(targetgenelist), "Set1")

colors=c( "#E41A1C", "#377EB8", "#4DAF4A", "#984EA3", "#FF7F00",  "#A65628", "#F781BF",
          "#999999", "#66C2A5", "#FC8D62", "#8DA0CB", "#E78AC3", "#A6D854", "#FFD92F", "#E5C494", "#B3B3B3", 
          "#8DD3C7", "#FFFFB3", "#BEBADA", "#FB8072", "#80B1D3", "#FDB462", "#B3DE69", "#FCCDE5",
          "#D9D9D9", "#BC80BD", "#CCEBC5", "#FFED6F")


## code

targetmatvec=unlist(targetmat)+1
yrange=range(targetmatvec[targetmatvec>0]);
# yrange[1]=1; # set the minimum value to 1
for(i in 1:length(targetmat)){
  vali=targetmat[[i]]+1;
  if(i==1){
    plot(1:length(vali),vali,type='b',las=1,pch=20,main=paste('sgRNAs in',targetgene),ylab='Read counts',xlab='Samples',xlim=c(0.7,length(vali)+0.3),ylim = yrange,col=colors[(i %% length(colors))],xaxt='n',log='y')
    axis(1,at=1:length(vali),labels=(collabel),las=2)
    # lines(0:100,rep(1,101),col='black');
  }else{
    lines(1:length(vali),vali,type='b',pch=20,col=colors[(i %% length(colors))])
  }
}




# parameters
# Do not modify the variables beginning with "__"
targetmat=list(c(1039.7791428145636,685.3538098191483,675.0658273403914,1364.6330928683094,738.7418695673792,304.2459739037251,844.841243189895,301.17668505663386),c(180.33070004533022,396.2058740343007,481.1242636845883,1968.1528553279345,2731.090036692775,357.0149233070812,5115.264157344506,2459.968138301863),c(458.5003969237651,721.9548143488759,856.8860432677067,857.2242059291865,279.1757065225561,872.3366948242307,488.0483330462413,752.9417126415847),c(15.347293620879167,111.63306381566902,27.97234091189467,366.77606172897595,222.80368885934766,175.62165973304457,310.5762119385172,269.9833855329111),c(276.251285175825,381.5654722224097,249.88624547959236,155.473475106695,388.16160733809244,190.46292675273847,184.86679282054595,141.98329438384167),c(103.59423194093438,162.8744701572876,119.34865455741725,410.59131380449907,370.44468750108405,555.722998404094,340.1548987898045,356.0338669776636),c(1651.7524759471203,1089.7949098726378,1663.421872894003,984.4297764710279,712.4349279912153,1418.1655152151955,1758.083199723392,432.4036692598815),c(502.62386608379273,468.4928579805126,501.63731368664435,1786.5315684987497,396.21475271855076,231.68866847411041,133.10409083079307,151.66397354637633),c(180.33070004533022,484.96331001889,135.19964774082422,406.35112811977103,227.63557608762267,171.49908556090736,432.5882952000775,254.92455128007938),c(2484.3431548798153,1318.551188183435,2174.3833002179454,9375.050548933708,4024.4251847943856,2610.413965797273,1114.746760707892,4558.524254535765),c(1003.3293204649756,808.8822001069788,1187.8920773917935,1505.2659180784563,832.6952323393933,645.5951153566849,1429.0203085028202,1188.5722749556444))
targetgene="Ep300"
collabel=c("input_rep1","input_rep2","input_rep3","bonemarrow1","bonemarrow2","bonemarrow3","bonemarrow4","bonemarrow5")

# set up color using RColorBrewer
#library(RColorBrewer)
#colors <- brewer.pal(length(targetgenelist), "Set1")

colors=c( "#E41A1C", "#377EB8", "#4DAF4A", "#984EA3", "#FF7F00",  "#A65628", "#F781BF",
          "#999999", "#66C2A5", "#FC8D62", "#8DA0CB", "#E78AC3", "#A6D854", "#FFD92F", "#E5C494", "#B3B3B3", 
          "#8DD3C7", "#FFFFB3", "#BEBADA", "#FB8072", "#80B1D3", "#FDB462", "#B3DE69", "#FCCDE5",
          "#D9D9D9", "#BC80BD", "#CCEBC5", "#FFED6F")


## code

targetmatvec=unlist(targetmat)+1
yrange=range(targetmatvec[targetmatvec>0]);
# yrange[1]=1; # set the minimum value to 1
for(i in 1:length(targetmat)){
  vali=targetmat[[i]]+1;
  if(i==1){
    plot(1:length(vali),vali,type='b',las=1,pch=20,main=paste('sgRNAs in',targetgene),ylab='Read counts',xlab='Samples',xlim=c(0.7,length(vali)+0.3),ylim = yrange,col=colors[(i %% length(colors))],xaxt='n',log='y')
    axis(1,at=1:length(vali),labels=(collabel),las=2)
    # lines(0:100,rep(1,101),col='black');
  }else{
    lines(1:length(vali),vali,type='b',pch=20,col=colors[(i %% length(colors))])
  }
}




# parameters
# Do not modify the variables beginning with "__"
targetmat=list(c(201.43322877403907,358.68984439133,181.82021592731533,1621.1643267943562,474.06182472964815,1315.1011609117656,1099.9574172822483,1637.110409486417),c(97.83899683310469,210.4557760459334,74.59290909838577,186.568170128034,361.31778940323125,457.6057331072288,293.93820058466804,731.4290922803965),c(514.1343362994521,650.5828555159071,560.3792296016231,986.5498693133919,513.7906752732426,775.0439443617929,419.6476197026393,366.7901771582577))
targetgene="Smo"
collabel=c("input_rep1","input_rep2","input_rep3","bonemarrow1","bonemarrow2","bonemarrow3","bonemarrow4","bonemarrow5")

# set up color using RColorBrewer
#library(RColorBrewer)
#colors <- brewer.pal(length(targetgenelist), "Set1")

colors=c( "#E41A1C", "#377EB8", "#4DAF4A", "#984EA3", "#FF7F00",  "#A65628", "#F781BF",
          "#999999", "#66C2A5", "#FC8D62", "#8DA0CB", "#E78AC3", "#A6D854", "#FFD92F", "#E5C494", "#B3B3B3", 
          "#8DD3C7", "#FFFFB3", "#BEBADA", "#FB8072", "#80B1D3", "#FDB462", "#B3DE69", "#FCCDE5",
          "#D9D9D9", "#BC80BD", "#CCEBC5", "#FFED6F")


## code

targetmatvec=unlist(targetmat)+1
yrange=range(targetmatvec[targetmatvec>0]);
# yrange[1]=1; # set the minimum value to 1
for(i in 1:length(targetmat)){
  vali=targetmat[[i]]+1;
  if(i==1){
    plot(1:length(vali),vali,type='b',las=1,pch=20,main=paste('sgRNAs in',targetgene),ylab='Read counts',xlab='Samples',xlim=c(0.7,length(vali)+0.3),ylim = yrange,col=colors[(i %% length(colors))],xaxt='n',log='y')
    axis(1,at=1:length(vali),labels=(collabel),las=2)
    # lines(0:100,rep(1,101),col='black');
  }else{
    lines(1:length(vali),vali,type='b',pch=20,col=colors[(i %% length(colors))])
  }
}




# parameters
# Do not modify the variables beginning with "__"
targetmat=list(c(531.4000416229412,699.0791865177962,617.2563227891424,2293.233757823751,489.63123913186763,1426.4106635594699,1558.4270634772024,271.05901655097045),c(757.7726225309088,807.9671749937356,681.5927068865001,647.3350145351483,566.4045584255706,1324.995338924895,506.53501232829586,513.075995614337),c(1266.1517237225312,696.3341111780666,926.8168955474433,537.7968843463404,1967.1149782666262,430.3967435711233,1482.6316784207784,299.02542302051506),c(322.2931660384625,290.0629608980908,180.88780456358552,382.32340923964546,662.5054266323735,709.0827576075977,863.3279224719496,347.42881883318836),c(61.38917448351667,329.40904076754794,137.06447046828387,596.4527863184118,250.72125951160328,596.948740125466,700.6451447898692,133.37824623936643),c(257.06716814972606,494.1135611513219,281.5882318464063,1086.9009305186223,433.2592214686592,1320.0482499183302,3076.1834325338846,1952.270297777823),c(136.2072308853026,575.5507962299657,247.0890113884029,440.9793112117167,478.8937119579232,814.6206564143099,377.12825735391374,1071.328493987169),c(1812.8990589663517,1086.134809419665,834.5081705381909,801.3950944136006,1952.619316581801,2868.487108973061,458.46964619495395,1046.5889805718027),c(1200.9257258337948,984.567021849671,682.5251182502299,539.9169771887044,520.2331915776093,907.7908327046106,360.4902460000646,382.9246424291488),c(149.63611280357188,513.3290885294289,424.24717049706913,196.46193672573278,216.36117255498098,780.815548202785,168.2287814666968,464.6725998016637),c(1262.3149003173114,740.2553166137396,909.1010796365767,421.89847563044054,1553.7201820697642,817.9187157520197,793.0785412001421,1135.8663550707333),c(446.98992670810577,578.2958715696952,413.99064549604105,607.0532505302318,247.50000135941994,497.18244515974584,382.6742611385301,222.6556207382972),c(539.0736884333808,495.9436113778083,523.0827750524303,567.4781841394367,893.3622608721795,442.76446608753486,1319.948900738698,701.3114237747332),c(276.251285175825,506.00888762348336,543.5958250544863,1810.5592873788755,1010.4013070681742,897.0721398570539,277.30018923081894,352.8069739234854),c(715.5675650734912,510.5840131896993,287.18270002878523,498.22181795554536,241.59436141375048,1685.3083215696859,338.3062308615991,495.86589932538647),c(736.6700938022,863.7837069015701,454.0843341364234,668.5359429587885,1757.733198374709,1197.1955395886419,1401.2902895797383,770.1518089305351),c(122.77834896703334,84.18231041837336,43.82333409530165,22.61432365188291,189.51735462011982,263.84474701678056,916.9392923899079,151.66397354637633),c(328.0484011462922,344.96446769268215,149.18581819677155,706.697614121341,1038.3188777204298,651.366719197677,994.5833453745372,693.7820066483173))
targetgene="Erbb3"
collabel=c("input_rep1","input_rep2","input_rep3","bonemarrow1","bonemarrow2","bonemarrow3","bonemarrow4","bonemarrow5")

# set up color using RColorBrewer
#library(RColorBrewer)
#colors <- brewer.pal(length(targetgenelist), "Set1")

colors=c( "#E41A1C", "#377EB8", "#4DAF4A", "#984EA3", "#FF7F00",  "#A65628", "#F781BF",
          "#999999", "#66C2A5", "#FC8D62", "#8DA0CB", "#E78AC3", "#A6D854", "#FFD92F", "#E5C494", "#B3B3B3", 
          "#8DD3C7", "#FFFFB3", "#BEBADA", "#FB8072", "#80B1D3", "#FDB462", "#B3DE69", "#FCCDE5",
          "#D9D9D9", "#BC80BD", "#CCEBC5", "#FFED6F")


## code

targetmatvec=unlist(targetmat)+1
yrange=range(targetmatvec[targetmatvec>0]);
# yrange[1]=1; # set the minimum value to 1
for(i in 1:length(targetmat)){
  vali=targetmat[[i]]+1;
  if(i==1){
    plot(1:length(vali),vali,type='b',las=1,pch=20,main=paste('sgRNAs in',targetgene),ylab='Read counts',xlab='Samples',xlim=c(0.7,length(vali)+0.3),ylim = yrange,col=colors[(i %% length(colors))],xaxt='n',log='y')
    axis(1,at=1:length(vali),labels=(collabel),las=2)
    # lines(0:100,rep(1,101),col='black');
  }else{
    lines(1:length(vali),vali,type='b',pch=20,col=colors[(i %% length(colors))])
  }
}




# parameters
# Do not modify the variables beginning with "__"
targetmat=list(c(600.4628629168974,674.37350846023,675.0658273403914,1057.9263283396474,513.2537989145454,465.0263666170757,410.404280061612,332.36998458035663),c(191.8411702609896,348.6245681456549,234.96766365991522,1011.9909834217602,825.7158396763294,904.4927733669008,719.1318240719237,869.1098625920006),c(613.8917448351667,403.5260749402462,507.2317818690233,418.3649875598338,654.4522812519152,1094.1311852852118,669.2177900103763,1271.3958633462187),c(211.02528728708856,259.86713216106557,247.0890113884029,1698.9010643477036,904.099788046124,784.1136075404947,2430.9983255901793,1715.6314738047536))
targetgene="Ret"
collabel=c("input_rep1","input_rep2","input_rep3","bonemarrow1","bonemarrow2","bonemarrow3","bonemarrow4","bonemarrow5")

# set up color using RColorBrewer
#library(RColorBrewer)
#colors <- brewer.pal(length(targetgenelist), "Set1")

colors=c( "#E41A1C", "#377EB8", "#4DAF4A", "#984EA3", "#FF7F00",  "#A65628", "#F781BF",
          "#999999", "#66C2A5", "#FC8D62", "#8DA0CB", "#E78AC3", "#A6D854", "#FFD92F", "#E5C494", "#B3B3B3", 
          "#8DD3C7", "#FFFFB3", "#BEBADA", "#FB8072", "#80B1D3", "#FDB462", "#B3DE69", "#FCCDE5",
          "#D9D9D9", "#BC80BD", "#CCEBC5", "#FFED6F")


## code

targetmatvec=unlist(targetmat)+1
yrange=range(targetmatvec[targetmatvec>0]);
# yrange[1]=1; # set the minimum value to 1
for(i in 1:length(targetmat)){
  vali=targetmat[[i]]+1;
  if(i==1){
    plot(1:length(vali),vali,type='b',las=1,pch=20,main=paste('sgRNAs in',targetgene),ylab='Read counts',xlab='Samples',xlim=c(0.7,length(vali)+0.3),ylim = yrange,col=colors[(i %% length(colors))],xaxt='n',log='y')
    axis(1,at=1:length(vali),labels=(collabel),las=2)
    # lines(0:100,rep(1,101),col='black');
  }else{
    lines(1:length(vali),vali,type='b',pch=20,col=colors[(i %% length(colors))])
  }
}




# parameters
# Do not modify the variables beginning with "__"
targetmat=list(c(270.4960500679953,259.86713216106557,120.28106592114707,850.8639274020944,674.3167065237125,560.6700874106587,1501.118357702833,313.0086262552873),c(138.1256425879125,160.12939481755802,41.02610000411218,342.041645234729,1010.4013070681742,389.1710018497513,733.9211674975674,522.7566747768716))
targetgene="Lck"
collabel=c("input_rep1","input_rep2","input_rep3","bonemarrow1","bonemarrow2","bonemarrow3","bonemarrow4","bonemarrow5")

# set up color using RColorBrewer
#library(RColorBrewer)
#colors <- brewer.pal(length(targetgenelist), "Set1")

colors=c( "#E41A1C", "#377EB8", "#4DAF4A", "#984EA3", "#FF7F00",  "#A65628", "#F781BF",
          "#999999", "#66C2A5", "#FC8D62", "#8DA0CB", "#E78AC3", "#A6D854", "#FFD92F", "#E5C494", "#B3B3B3", 
          "#8DD3C7", "#FFFFB3", "#BEBADA", "#FB8072", "#80B1D3", "#FDB462", "#B3DE69", "#FCCDE5",
          "#D9D9D9", "#BC80BD", "#CCEBC5", "#FFED6F")


## code

targetmatvec=unlist(targetmat)+1
yrange=range(targetmatvec[targetmatvec>0]);
# yrange[1]=1; # set the minimum value to 1
for(i in 1:length(targetmat)){
  vali=targetmat[[i]]+1;
  if(i==1){
    plot(1:length(vali),vali,type='b',las=1,pch=20,main=paste('sgRNAs in',targetgene),ylab='Read counts',xlab='Samples',xlim=c(0.7,length(vali)+0.3),ylim = yrange,col=colors[(i %% length(colors))],xaxt='n',log='y')
    axis(1,at=1:length(vali),labels=(collabel),las=2)
    # lines(0:100,rep(1,101),col='black');
  }else{
    lines(1:length(vali),vali,type='b',pch=20,col=colors[(i %% length(colors))])
  }
}



dev.off()
Sweave("ABE_bonemarrow_input_summary.Rnw");
library(tools);

texi2dvi("ABE_bonemarrow_input_summary.tex",pdf=TRUE);
